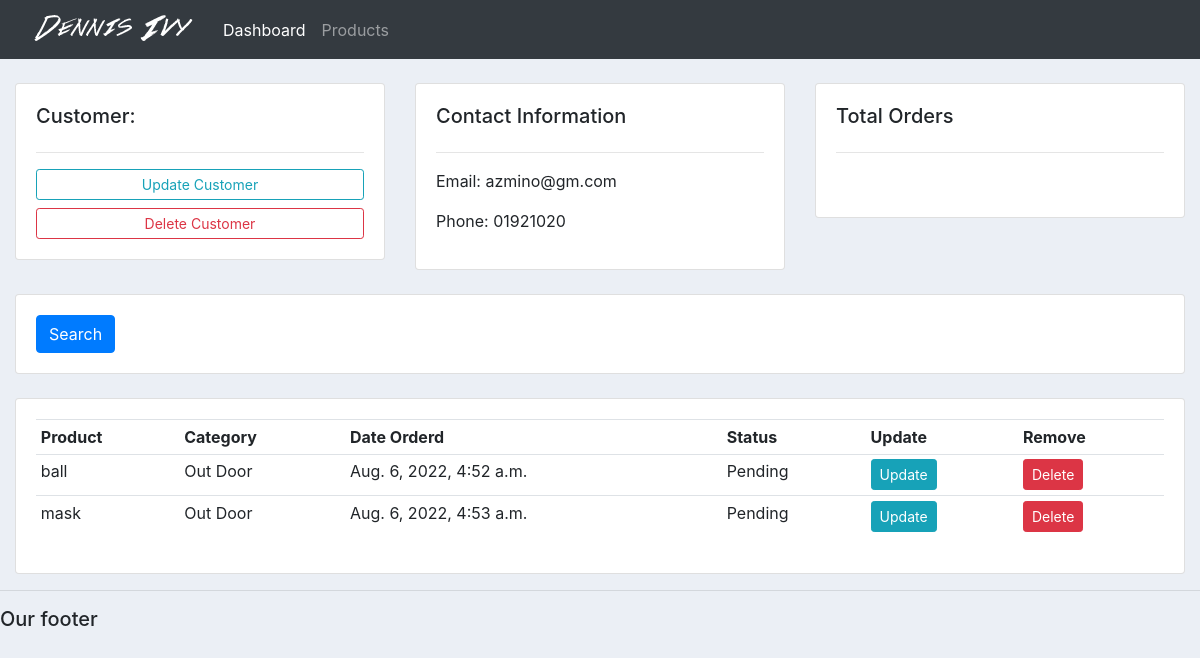
Before: /customers/2 with the older database file.
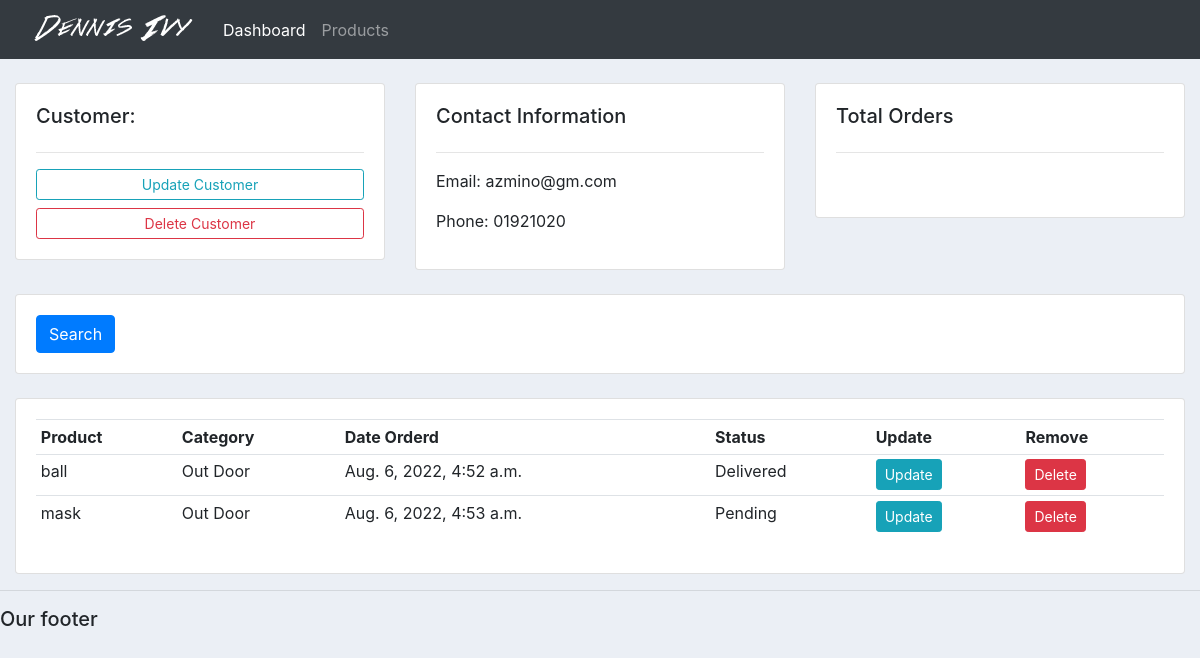
After: the same page with the newer database file.
### accounts/models.py (models this page shows)
class Order(models.Model):
	STATUS = (
			('Pending', 'Pending'),
			('Out for delivery', 'Out for delivery'),
			('Delivered', 'Delivered'),
			)
	customer =models.ForeignKey(Customer,null=TRUE,on_delete=models.SET_NULL)
	product =models.ForeignKey(Product,null=True,on_delete=models.SET_NULL)
	date_created = models.DateTimeField(auto_now_add=True, null=True)
	status = models.CharField(max_length=200, null=True, choices=STATUS)

class Product(models.Model):
    CATEGORY = (
			('Indoor', 'Indoor'),
			('Out Door', 'Out Door'),
			)
    name=models.CharField(max_length=200)
    price=models.FloatField(null=True)
    category=models.CharField(max_length=200,null=True,choices=CATEGORY)
    description=models.CharField(max_length=200,null=True)
    date_created=models.DateTimeField(auto_now_add=True,null=True)
    tags=models.ManyToManyField(Tag)
    def __str__(self) -> str:
        return self.name

### accounts/views.py (the view)
# urls.py: path('customers/<str:cust_id>',views.customers,name='customer'),
def customers(request,cust_id):
    customer=Customer.objects.get(id=cust_id)
    orders=customer.order_set.all()
    total_order=orders.count()
    context={
        'customer':customer,
        'orders':orders,
        'total_order':total_order
        }
    return render(request,'accounts/customer.html',context)

### accounts/templates/accounts/customer.html
{%  extends 'accounts/main.html' %}
{% block content %}
	<br>
<div class="row">
	<div class="col-md">
		<div class="card card-body">
			<h5>Customer:</h5>
			<hr>
			<a class="btn btn-outline-info  btn-sm btn-block" href="">Update Customer</a>
			<a class="btn btn-outline-danger  btn-sm btn-block" href="">Delete Customer</a>
		</div>
	</div>
	<div class="col-md">
		<div class="card card-body">
			<h5>Contact Information</h5>
			<hr>
			<p>Email: {{customer.email}}</p>
			<p>Phone: {{customer.phone}}</p>
		</div>
	</div>
	<div class="col-md">
		<div class="card card-body">
			<h5>Total Orders</h5>
			<hr>
			<h1 style="text-align: center;padding: 10px">{{order_count}}</h1>
		</div>
	</div>
</div>
<br>
<div class="row">
	<div class="col">
		<div class="card card-body">
			<form method="get">
		    <button class="btn btn-primary" type="submit">Search</button>
		  </form>
		</div>
	</div>
</div>
<br>
<div class="row">
	<div class="col-md">
		<div class="card card-body">
			<table class="table table-sm">
				<tr>
					<th>Product</th>
					<th>Category</th>
					<th>Date Orderd</th>
					<th>Status</th>
					<th>Update</th>
					<th>Remove</th>
				</tr>
				{% for order in orders %}
				<tr>
					<td>{{order.product}}</td>
					<td>{{order.product.category}}</td>
					<td>{{order.date_created}}</td>
					<td>{{order.status}}</td>
					<td><a class="btn btn-sm btn-info" href="{% url 'update_order' order.id %}">Update</a></td>
					<td><a class="btn btn-sm btn-danger" href="{% url 'delete_order' order.id %}">Delete</a></td>
				</tr>
				{% endfor %}
			</table>
		</div>
	</div>
</div>
{% endblock %}

Changed rows visible on the page:
changed Order "ball": status "Pending" → "Delivered"
